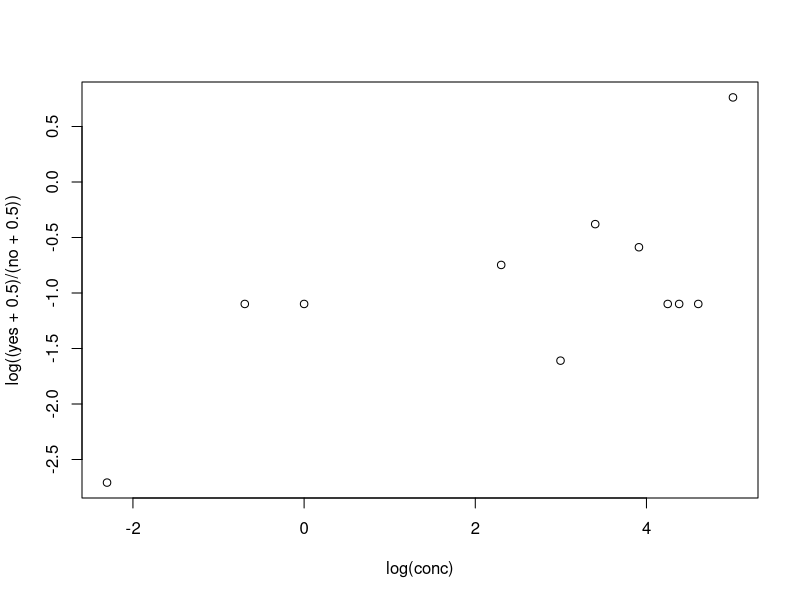

Write R code to recreate this figure.
######################  EXERCISE 3 DAY 1 #######################

## Is small data set, can read it in:
conc <- c(0.1,0.5,1,10,20,30,50,70,80,100,150)
no <- c(7,1,10,9,2,9,13,1,1,4,3)
yes <- c(0,0,3,4,0,6,7,0,0,1,7)

## Need to create a variable (n) for the total trials:
n <- no + yes

## Plot the probability of inhibition by the
## log of the probability of success.
## Note: need to add 0.5 to values of no and yes
## since you have 0 values of yes and the log
## of 0 is undefined

plot(log(conc),log((yes+0.5)/(no+0.5)))

## The plot seems consistent with the use of log(conc) 
## as the explanatory variable.

## First create the probability of success variable:
p <- yes/n

## Need to weight the regression by the total successes
## and failures for each level of concentration

inhibit.glm <- glm(p ~ I(log(conc)), family = binomial, weights = n)
summary(inhibit.glm)

